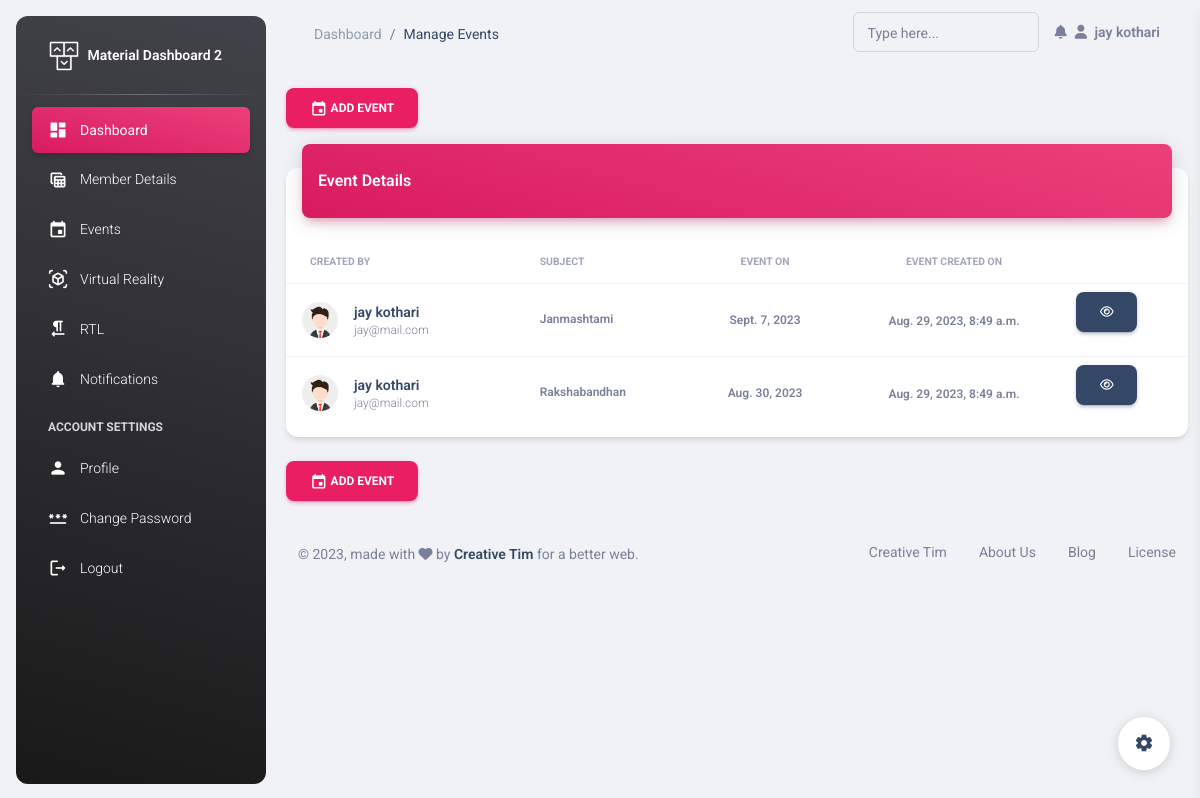
Screenshot of /sec/manage-events/ (signed in) with the database file from the repository.
### Secretory/models.py (models this page shows, shortened)
class Secratory(models.Model):
    name = models.CharField(max_length=30)
    email = models.EmailField(unique=True)
    mobile = models.CharField(max_length=10)
    address = models.TextField()
    password = models.CharField(max_length=30)
    sec_from = models.DateField(auto_now_add=True)
    profile_pic = models.FileField(upload_to='profile',default='avtar.png')

class Event(models.Model):
    created_by = models.ForeignKey(Secratory,on_delete=models.CASCADE)
    subject = models.CharField(max_length=100)
    des = models.TextField()
    date = models.DateField()
    created_on = models.DateTimeField(auto_now_add=True)
    pic = models.FileField(upload_to='event',null=True,blank=True)

### Secretory/views.py (the view)
# urls.py: path('manage-events/',views.manage_events, name='manage-events'),
def manage_events(request):
    user = Secratory.objects.get(email=request.session['email'])
    events = Event.objects.all()[::-1]
    return render(request,'manage-events.html',{'user':user,'events':events})

### Secretory/templates/manage-events.html (shortened to what this page needs)
{% extends 'header.html' %}
{% load static %}
{% block page %}
Manage Events
{% endblock %}
{% block content %}
<div class="container-fluid py-4">
  <div class="row">
    <div class="col-12">
        <a href="{% url 'add-event' %}"><button class="btn btn-primary"><i class="material-icons opacity-10">event</i>           Add Event</button></a>
        <div class="card my-4">
          <div class="card-header p-0 position-relative mt-n4 mx-3 z-index-2">
            <div class="bg-gradient-primary shadow-primary border-radius-lg pt-4 pb-3">
              <h6 class="text-white text-capitalize ps-3">Event Details</h6>
            </div>
          </div>
          <div class="card-body px-0 pb-2">
            <div class="table-responsive p-0">
              <table class="table align-items-center mb-0">
                <thead>
                  <tr>
                    <th class="text-uppercase text-secondary text-xxs font-weight-bolder opacity-7">Created By</th>
                    <th class="text-uppercase text-secondary text-xxs font-weight-bolder opacity-7 ps-2">Subject</th>
                    <th class="text-center text-uppercase text-secondary text-xxs font-weight-bolder opacity-7">Event On</th>
                    <th class="text-center text-uppercase text-secondary text-xxs font-weight-bolder opacity-7">Event Created on</th>
                    <th class="text-secondary opacity-7"></th>
                  </tr>
                </thead>
                <tbody>
                  {% for event in events %}
                  <tr>
                    <td>
                      <div class="d-flex px-2 py-1">
                        <div>
                          <img src="{{event.created_by.profile_pic.url}}" class="avatar avatar-sm me-3 border-radius-lg" alt="user1">
                        </div>
                        <div class="d-flex flex-column justify-content-center">
                          <h6 class="mb-0 text-sm">{{event.created_by.name}} </h6>
                          <p class="text-xs text-secondary mb-0">{{event.created_by.email}}</p>
                        </div>
                      </div>
                    </td>
                    <td>
                      <p class="text-xs font-weight-bold mb-0">{{event.subject}}</p>
                    </td>
                    <td class="align-middle text-center text-sm">
                        <span class="text-secondary text-xs font-weight-bold">{{event.date}}</span>
                    </td>
                    <td class="align-middle text-center">
                      <span class="text-secondary text-xs font-weight-bold">{{event.created_on}}</span>
                    </td>
                    <td class="align-middle">
                      <a href="" class="text-secondary font-weight-bold text-xs" data-toggle="tooltip" data-original-title="Edit user">
                        <a href="{% url 'view-event' event.id %}"><button class="btn btn-dark"><i class="fa fa-eye"></i></button></a>
                      </a>
                    </td>
                  </tr>
                  {% endfor %}
                </tbody>
              </table>
            </div>
          </div>
        </div>
        <a href="{% url 'add-event' %}"><button class="btn btn-primary"><i class="material-icons opacity-10">event</i>           Add Event</button></a>
      </div>
    </div>
    <footer class="footer py-4  ">
      <div class="container-fluid">
        <div class="row align-items-center justify-content-lg-between">
          <div class="col-lg-6 mb-lg-0 mb-4">
            <div class="copyright text-center text-sm text-muted text-lg-start">
              © ,
              made with <i class="fa fa-heart"></i> by
              <a href="https://www.creative-tim.com" class="font-weight-bold" target="_blank">Creative Tim</a>
              for a better web.
            </div>
          </div>
          <div class="col-lg-6">
            <ul class="nav nav-footer justify-content-center justify-content-lg-end">
              <li class="nav-item">
                <a href="https://www.creative-tim.com" class="nav-link text-muted" target="_blank">Creative Tim</a>
              </li>
              <li class="nav-item">
                <a href="https://www.creative-tim.com/presentation" class="nav-link text-muted" target="_blank">About Us</a>
              </li>
              <li class="nav-item">
                <a href="https://www.creative-tim.com/blog" class="nav-link text-muted" target="_blank">Blog</a>
              </li>
              <li class="nav-item">
                <a href="https://www.creative-tim.com/license" class="nav-link pe-0 text-muted" target="_blank">License</a>
              </li>
            </ul>
          </div>
        </div>
      </div>
    </footer>
  </div>
{% endblock %}

### Secretory/templates/header.html (shortened to what this page needs)
{% load static %}
<!DOCTYPE html>
<html lang="en">
<head>
  <link href="{% static 'assets/css/nucleo-icons.css' %}" rel="stylesheet" />
  <link href="{% static 'assets/css/nucleo-svg.css' %}" rel="stylesheet" />
  <link id="pagestyle" href="{% static 'assets/css/material-dashboard.css' %}" rel="stylesheet" />
</head>
<body class="g-sidenav-show  bg-gray-200">
  <aside class="sidenav navbar navbar-vertical navbar-expand-xs border-0 border-radius-xl my-3 fixed-start ms-3   bg-gradient-dark" id="sidenav-main">
    <div class="sidenav-header">
      <a class="navbar-brand m-0" href=" https://demos.creative-tim.com/material-dashboard/pages/dashboard " target="_blank">
        <img src="{% static 'assets/img/logo-ct.png' %}" class="navbar-brand-img h-100" alt="main_logo">
        <span class="ms-1 font-weight-bold text-white">Material Dashboard 2</span>
      </a>
    </div>
    <hr class="horizontal light mt-0 mb-2">
    <div class="collapse navbar-collapse  w-auto " id="sidenav-collapse-main">
      <ul class="navbar-nav">
        <li class="nav-item">
          <a class="nav-link text-white active bg-gradient-primary" href="{% url 'index' %}">
            <div class="text-white text-center me-2 d-flex align-items-center justify-content-center">
              <i class="material-icons opacity-10">dashboard</i>
            </div>
            <span class="nav-link-text ms-1">Dashboard</span>
          </a>
        </li>
        <li class="nav-item">
          <a class="nav-link text-white " href="{% url 'member-details' %}">
            <div class="text-white text-center me-2 d-flex align-items-center justify-content-center">
              <i class="material-icons opacity-10">table_view</i>
            </div>
            <span class="nav-link-text ms-1">Member Details</span>
          </a>
        </li>
        <li class="nav-item">
          <a class="nav-link text-white " href="{% url 'manage-events' %}">
            <div class="text-white text-center me-2 d-flex align-items-center justify-content-center">
              <i class="material-icons opacity-10">event</i>
            </div>
            <span class="nav-link-text ms-1">Events</span>
          </a>
        </li>
        <li class="nav-item">
          <a class="nav-link text-white " href="../pages/virtual-reality.html">
            <div class="text-white text-center me-2 d-flex align-items-center justify-content-center">
              <i class="material-icons opacity-10">view_in_ar</i>
            </div>
            <span class="nav-link-text ms-1">Virtual Reality</span>
          </a>
        </li>
        <li class="nav-item">
          <a class="nav-link text-white " href="../pages/rtl.html">
            <div class="text-white text-center me-2 d-flex align-items-center justify-content-center">
              <i class="material-icons opacity-10">format_textdirection_r_to_l</i>
            </div>
            <span class="nav-link-text ms-1">RTL</span>
          </a>
        </li>
        <li class="nav-item">
          <a class="nav-link text-white " href="../pages/notifications.html">
            <div class="text-white text-center me-2 d-flex align-items-center justify-content-center">
              <i class="material-icons opacity-10">notifications</i>
            </div>
            <span class="nav-link-text ms-1">Notifications</span>
          </a>
        </li>
        <li class="nav-item mt-3">
          <h6 class="ps-4 ms-2 text-uppercase text-xs text-white font-weight-bolder opacity-8">Account Settings</h6>
        </li>
        <li class="nav-item">
          <a class="nav-link text-white " href="{% url 'edit-profile' %}">
            <div class="text-white text-center me-2 d-flex align-items-center justify-content-center">
              <i class="material-icons opacity-10">person</i>
            </div>
            <span class="nav-link-text ms-1">Profile</span>
          </a>
        </li>
        <li class="nav-item">
          <a class="nav-link text-white " href="{% url 'change-password' %}">
            <div class="text-white text-center me-2 d-flex align-items-center justify-content-center">
              <i class="material-icons opacity-10">password</i>
            </div>
            <span class="nav-link-text ms-1">Change Password</span>
          </a>
        </li>
        <li class="nav-item">
          <a class="nav-link text-white " href="{% url 'logout' %}">
            <div class="text-white text-center me-2 d-flex align-items-center justify-content-center">
              <i class="material-icons opacity-10">logout</i>
            </div>
            <span class="nav-link-text ms-1">Logout</span>
          </a>
        </li>
      </ul>
    </div>
  </aside>
  <main class="main-content position-relative max-height-vh-100 h-100 border-radius-lg ">
    <nav class="navbar navbar-main navbar-expand-lg px-0 mx-4 shadow-none border-radius-xl" id="navbarBlur" data-scroll="true">
        <div class="container-fluid py-1 px-3">
          <nav aria-label="breadcrumb">
            <ol class="breadcrumb bg-transparent mb-0 pb-0 pt-1 px-0 me-sm-6 me-5">
              <li class="breadcrumb-item text-sm"><a class="opacity-5 text-dark" href="javascript:;">Dashboard</a></li>
              <li class="breadcrumb-item text-sm text-dark active" aria-current="page">{% block page %}Dashboard{% endblock %}</li>
            </ol>
          </nav>
          <div class="collapse navbar-collapse mt-sm-0 mt-2 me-md-0 me-sm-4" id="navbar">
            <div class="ms-md-auto pe-md-3 d-flex align-items-center">
              <div class="input-group input-group-outline">
                <label class="form-label">Type here...</label>
                <input type="text" class="form-control">
              </div>
            </div>
            <ul class="navbar-nav  justify-content-end">
              <li class="nav-item dropdown pe-2 d-flex align-items-center">
                <a href="javascript:;" class="nav-link text-body p-0" id="dropdownMenuButton" data-bs-toggle="dropdown" aria-expanded="false">
                  <i class="fa fa-bell cursor-pointer"></i>
                </a>
              </li>
              <li class="nav-item d-flex align-items-center">
                <a href="../pages/sign-in.html" class="nav-link text-body font-weight-bold px-0">
                  <i class="fa fa-user me-sm-1"></i>
                  <span class="d-sm-inline d-none">{{user.name}}</span>
                </a>
              </li>
            </ul>
          </div>
        </div>
      </nav>
      {% block content %}
      {% endblock %}
    </main>
    <div class="fixed-plugin">
      <a class="fixed-plugin-button text-dark position-fixed px-3 py-2">
        <i class="material-icons py-2">settings</i>
      </a>
    </div>
  </body>
  </html>

### rows the page displays
Secratory: name "jay kothari"
Event: created_by.profile_pic (picture), created_by.name "jay kothari", created_by.email "jay@mail.com", subject "Janmashtami", date "Sept. 7, 2023", created_on "Aug. 29, 2023, 8:49 a.m."
Event: created_by.profile_pic (picture), created_by.name "jay kothari", created_by.email "jay@mail.com", subject "Rakshabandhan", date "Aug. 30, 2023", created_on "Aug. 29, 2023, 8:49 a.m."
